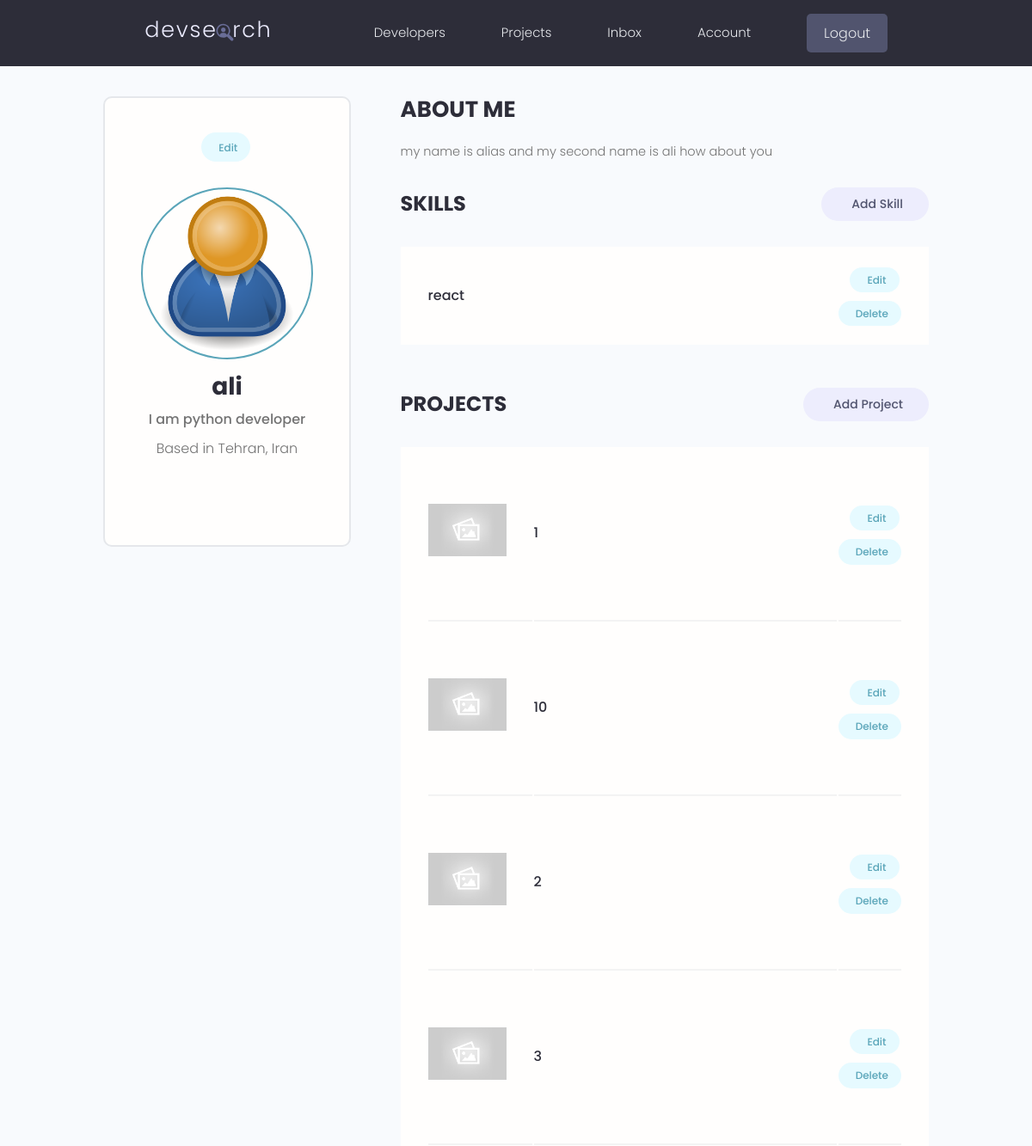
Before: /account/ (signed in, upper part) with the older database file.
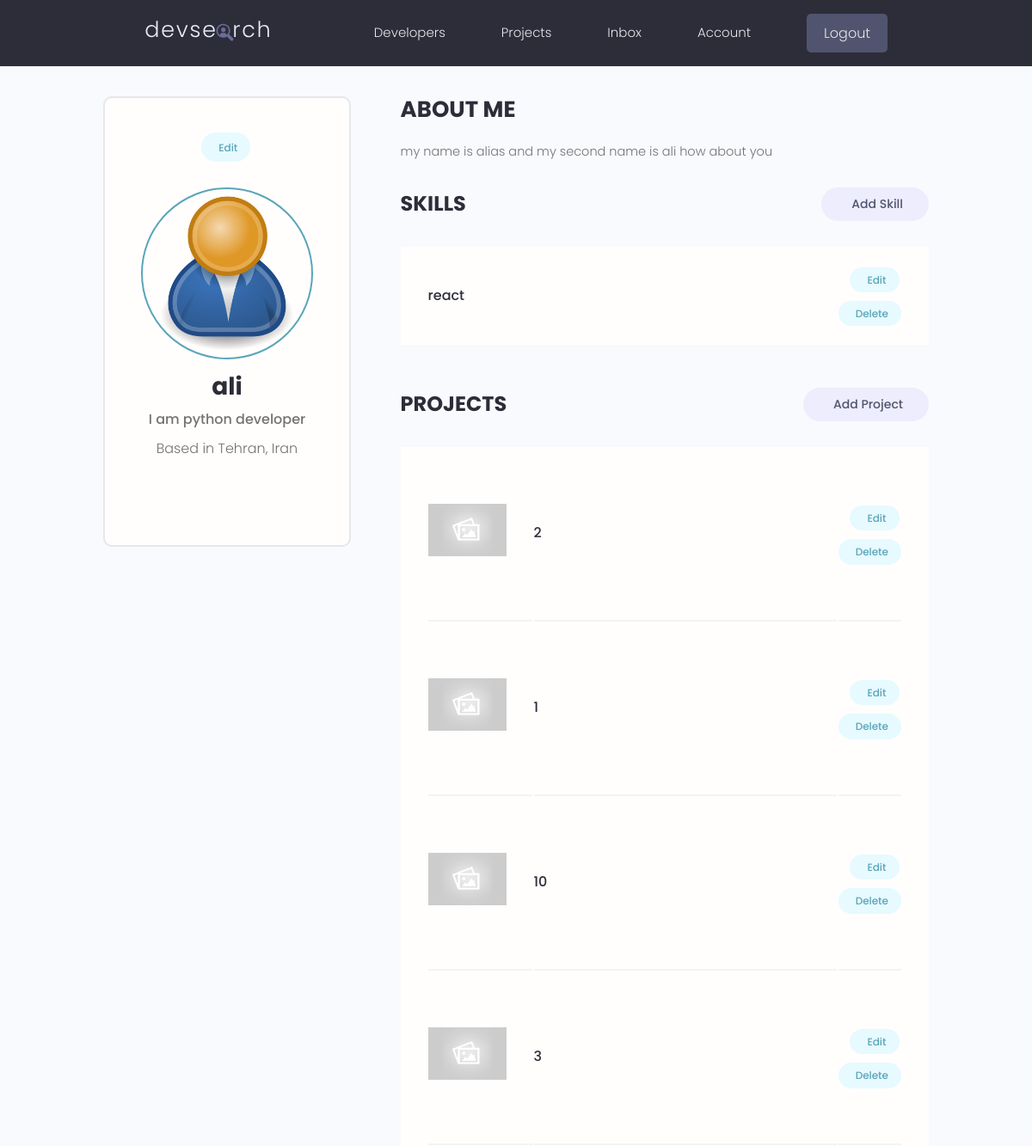
After: the same page with the newer database file.
### users/models.py (models this page shows, shortened)
class Skill(models.Model):
    owner = models.ForeignKey(Profile, on_delete=models.CASCADE, null=True, blank=True)
    name = models.CharField(max_length=200, null=True, blank=True)
    description = models.TextField(null=True, blank=True)
    created = models.DateTimeField(auto_now_add=True)
    id = models.UUIDField(default=uuid.uuid4, unique=True, primary_key=True, editable=False)

### projects/models.py (models this page shows, shortened)
class Project(models.Model):
    owner = models.ForeignKey(Profile, on_delete=models.SET_NULL, null=True, blank=True)
    title = models.CharField(max_length=200)
    description = models.TextField(null=True, blank=True)
    featured_image = models.ImageField(null=True, blank=True, default='default.jpg')
    demo_link = models.CharField(max_length=2000, null=True, blank=True)
    source_link = models.CharField(max_length=2000, null=True, blank=True)
    tags = models.ManyToManyField('Tag', blank=True)
    vote_total = models.IntegerField(default=0, null=True, blank=True)
    vote_ratio = models.IntegerField(default=0, null=True, blank=True)
    created = models.DateTimeField(auto_now_add=True)
    id = models.UUIDField(default=uuid.uuid4, unique=True, primary_key=True, editable=False)
    class Meta:
        ordering = ['-vote_ratio', '-vote_total', 'title']

### users/views.py (the view)
# urls.py: path('account/', views.userAccount, name='account'),
@login_required(login_url='login')
def userAccount(request):
    profile = request.user.profile
    skills = profile.skill_set.all()
    projects = profile.project_set.all()
    context = {'profile': profile, 'skills':skills, 'projects': projects}
    return render(request, 'users/account.html', context)

### users/templates/users/account.html (shortened to what this page needs)
{% extends "main.html" %}
{% block content %}
  <main class="settingsPage profile my-md">
    <div class="container">
      <div class="layout">
        <div class="column column--1of3">
          <div class="card text-center">
            <div class="card__body dev">
              <a class="tag tag--pill tag--main settings__btn" href="{% url 'edit-account' %}"> Edit</a>
              <img class="avatar avatar--xl dev__avatar" src="{{profile.profile_image.url}}" />
              <h2 class="dev__name">{{profile.name}}</h2>
              <p class="dev__title">{{profile.short_intro}}</p>
              <p class="dev__location">Based in {{profile.location}}</p>
            </div>
          </div>
        </div>
        <div class="column column--2of3">
          <div class="devInfo">
            <h3 class="devInfo__title">About Me</h3>
            <p class="devInfo__about">{{profile.bio}}</p>
          </div>
          <div class="settings">
            <h3 class="settings__title">Skills</h3>
            <a class="tag tag--pill tag--sub settings__btn tag--lg" href="{% url 'create-skill' %}"> Add Skill</a>
          </div>
          <table class="settings__table">
            {% for skill in skills %}
            <tr>
              <td class="settings__tableInfo">
                <h4>{{skill.name}}</h4>
              </td>
              <td class="settings__tableActions">
                <a class="tag tag--pill tag--main settings__btn" href="{% url 'update-skill' skill.id %}"> Edit</a>
                <a class="tag tag--pill tag--main settings__btn" href="{% url 'delete-skill' skill.id %}">
                  Delete</a>
              </td>
            </tr>
            {% endfor %}
          </table>
          <div class="settings">
            <h3 class="settings__title">Projects</h3>
            <a class="tag tag--pill tag--sub settings__btn tag--lg" href="{% url 'add-project' %}"> Add Project</a>
          </div>
          <table class="settings__table">
            {% for project in projects %}
            <tr>
              <td class="settings__thumbnail">
                <a href="{% url 'project' project.id %}"><img src="{{project.featured_image.url}}" alt="Project Thumbnail" /></a>
              </td>
              <td class="settings__tableInfo">
                <a href="{% url 'project' project.id %}">{{project.title}}</a>
              </td>
              <td class="settings__tableActions">
                <a class="tag tag--pill tag--main settings__btn" href="{% url 'update-project' project.id %}"> Edit</a>
                <a class="tag tag--pill tag--main settings__btn" href="{% url 'delete-project' project.id %}">
                  Delete</a>
              </td>
            </tr>
            {% endfor %}
          </table>
        </div>
      </div>
    </div>
  </main>
  {% endblock content %}

Changed rows visible on the page:
changed Project (number 1 of 4 on the later page): moves up the list
